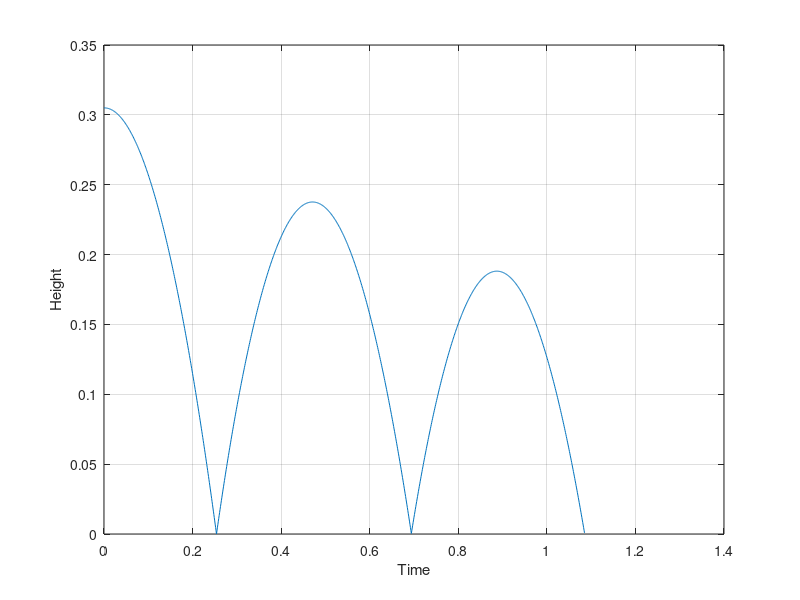

MATLAB code to generate this figure:
clear; clc; close all;

% Description: Solves for the trajectory of a bouncing ball subjected to
% drag force

% Constants
g   = 9.81;
dt  = 0.001;
b   = 0.4;
H   = 0.305;
COR = 0.935;

t = [];
h = [];
v = [];
t(1) = 0;
h(1) = H;
v(1) = 0;
a(1) = -g-b*v(1);

i = 1;
for nbounce = 1:3
    while h(i) >= 0
        t(i+1) = t(i)+dt;
        a(i+1) = -g-b*v(i);
        v(i+1) = v(i)+a(i)*dt;
        h(i+1) = h(i)+v(i)*dt;
        i = i+1;
    end

    t(i) = []; v(i) = []; h(i) = [];
    i = i-1;
    v(i) = -COR*v(i);
end

plot(t,h)
xlabel('Time')
ylabel('Height')
grid on
